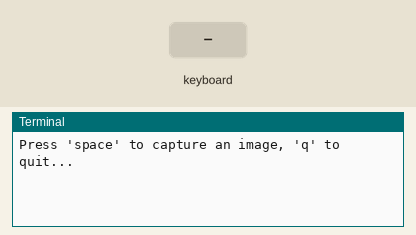
The program below on a simulated Raspberry Pi (BCM pin numbers). Shown: the last lines printed to the terminal. The inputs (shaded band) are chosen by the test bench. The camera gives no picture and a still takes 0.5 s. At 5.3 s the program stops and its outputs stay as they are.

Above: at 3.2 s.
3.3 s: key space typed on the keyboard
At 4.5 s:
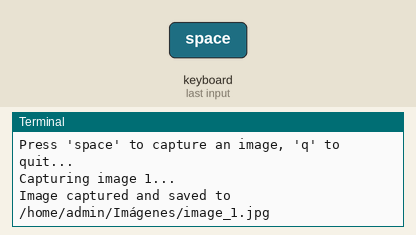
5.3 s: key "q" typed on the keyboard
At 5.7 s:
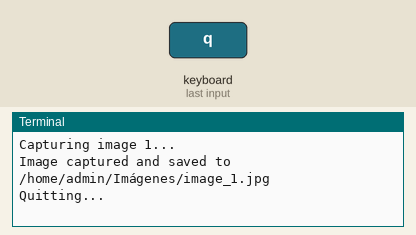

The program:

rasp_camara.py
```python
from picamera2 import Picamera2
from time import sleep
import keyboard

# Initialize the camera
camera = Picamera2()
config = camera.create_still_configuration(main={"size": (800, 600)})
camera.configure(config)

# Start the camera
camera.start()
sleep(2)  # Allow the camera to warm up

print("Press 'space' to capture an image, 'q' to quit...")

# Initialize image counter
image_counter = 1

try:
    while True:
        if keyboard.is_pressed('space'):
            image_filename = f'/home/admin/Imágenes/image_{image_counter}.jpg'
            print(f"Capturing image {image_counter}...")
            camera.capture_file(image_filename)
            print(f"Image captured and saved to {image_filename}")
            image_counter += 1
            # Debounce the space key press
            while keyboard.is_pressed('space'):
                sleep(0.1)
        elif keyboard.is_pressed('q'):
            print("Quitting...")
            break
        sleep(0.1)
finally:
    # Stop the camera
    camera.stop()
    camera.close()
```

Measured:
- after the input at 3.3 s, the terminal: prints a new line at once (image 1)
- after the input at 5.3 s, the terminal: prints a new line at once (image 2)
